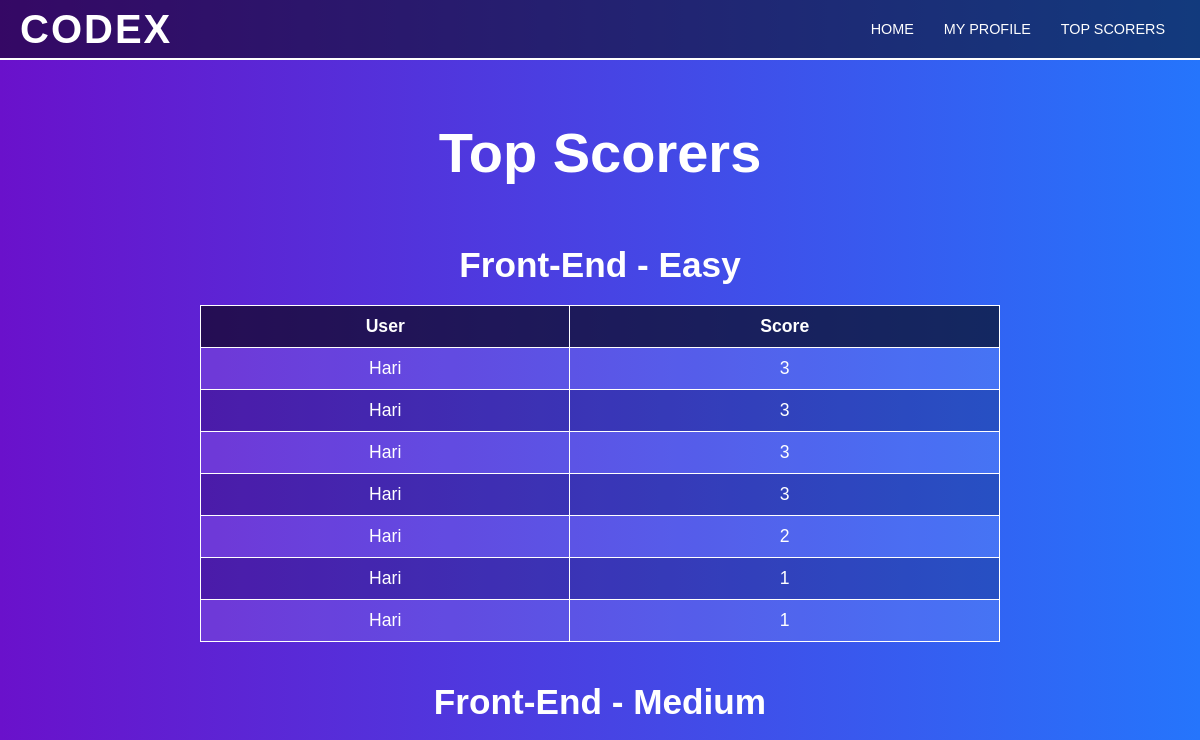
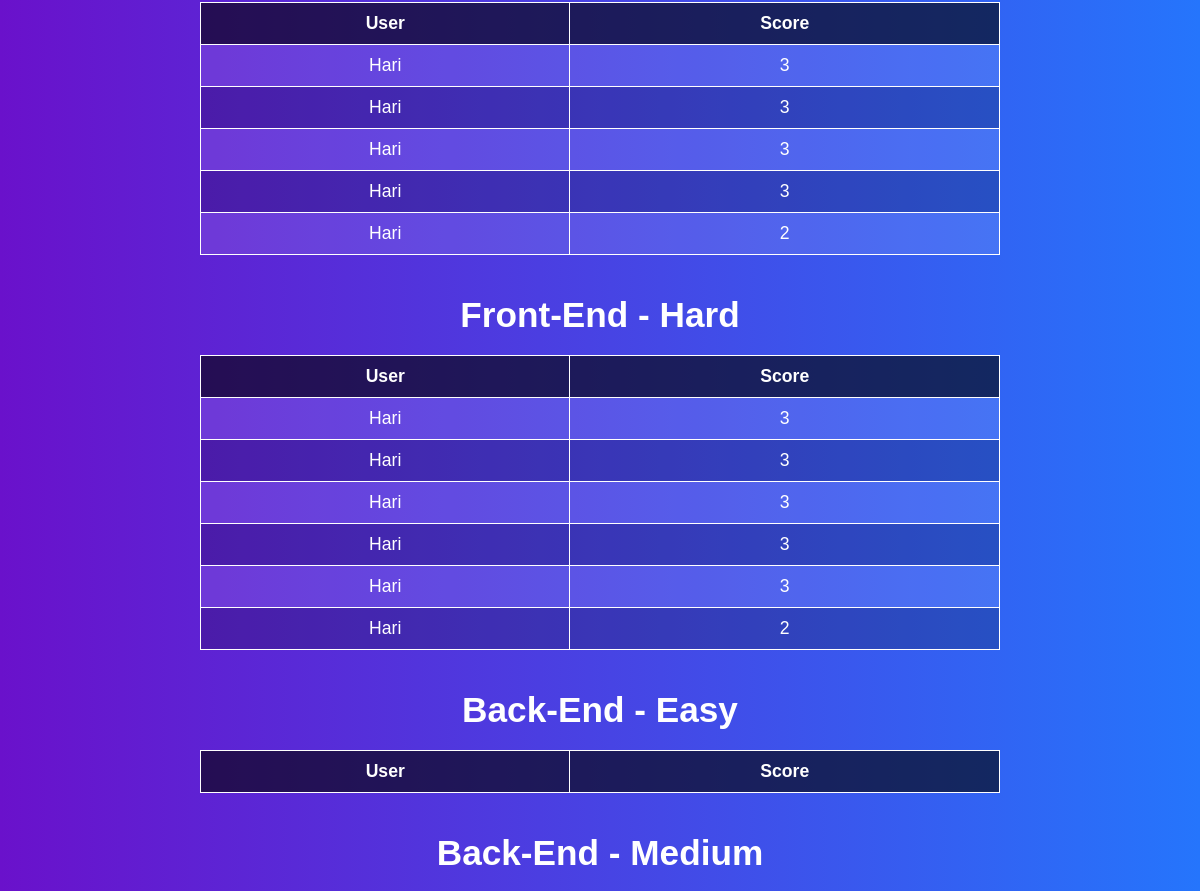
Before: /top-scorers/ (signed in, upper part) with the older database file (2 pictures, top to bottom).
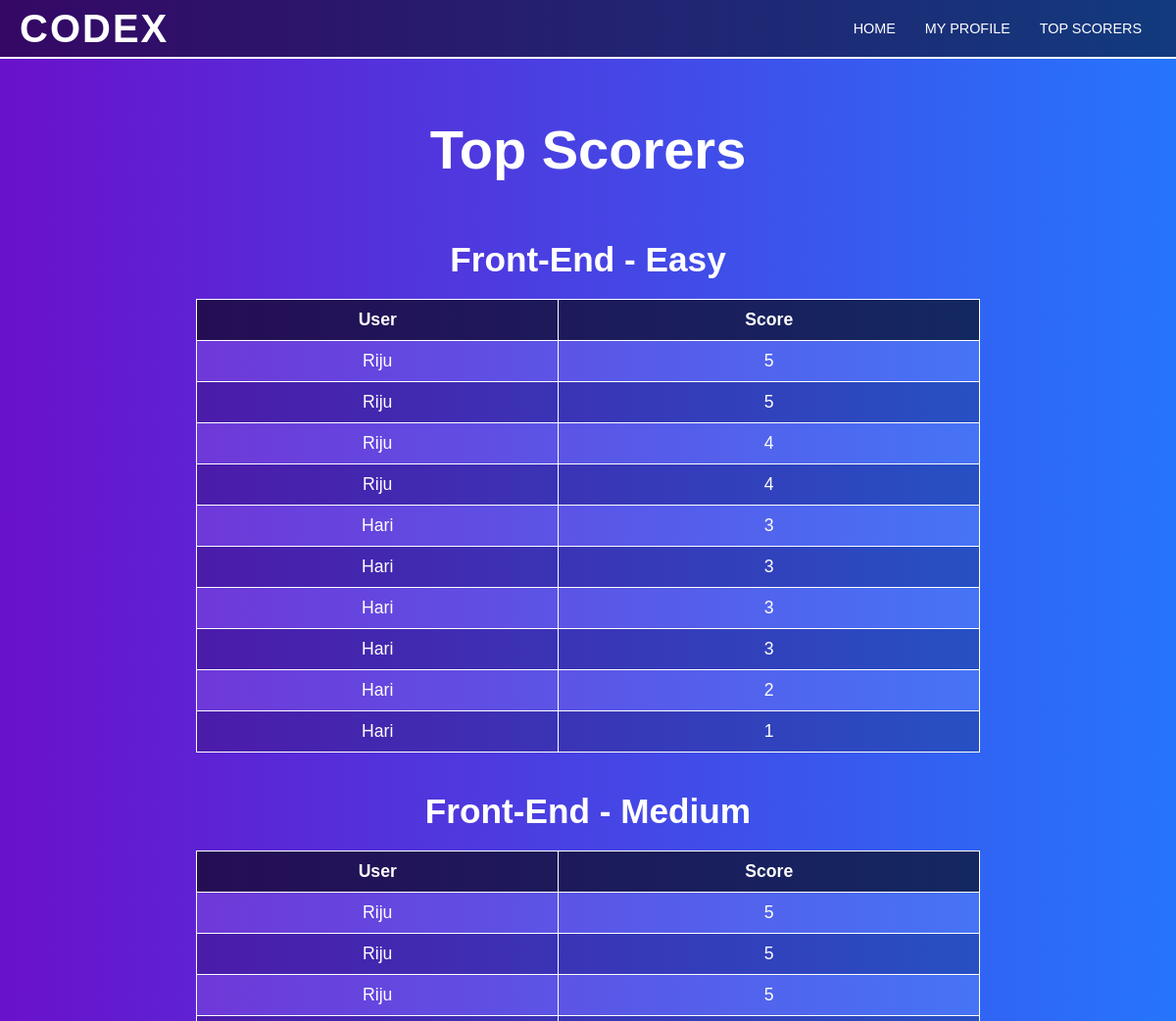
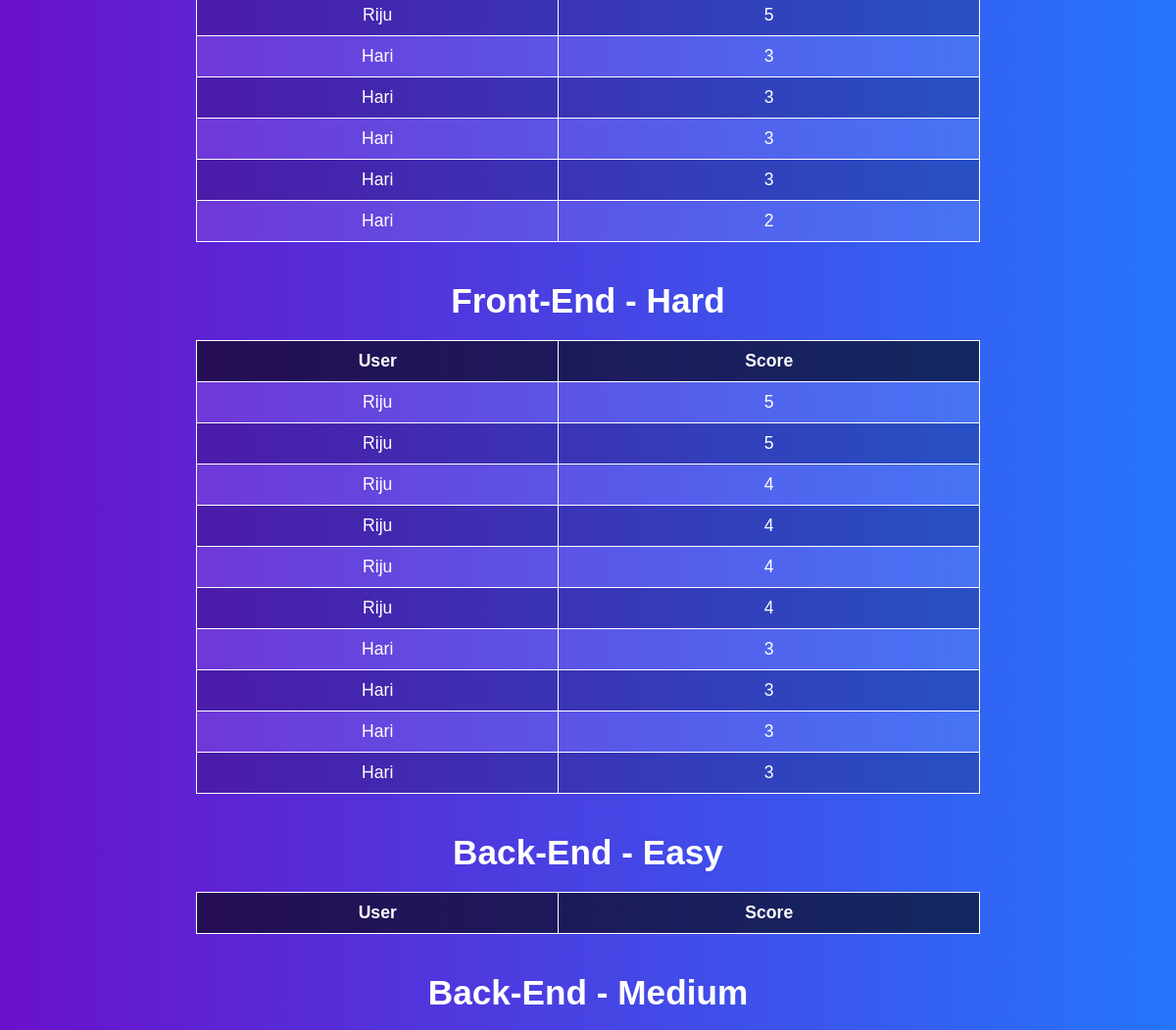
After: the same page with the newer database file (2 pictures, top to bottom).
### quiz/models.py (models this page shows, shortened)
class QuizCategory(models.Model):
    name = models.CharField(max_length=100)

class Score(models.Model):
    user = models.ForeignKey(User, on_delete=models.CASCADE)
    category = models.ForeignKey(QuizCategory, on_delete=models.CASCADE)
    difficulty = models.ForeignKey(DifficultyLevel, on_delete=models.CASCADE)
    score = models.IntegerField()

### quiz/views.py (the view)
# urls.py: path('top-scorers/', views.top_scorers, name='top_scorers'),
@login_required
def top_scorers(request):
    categories = QuizCategory.objects.all()
    top_scores = {}
    for category in categories:
        top_scores[category.name] = {
            'easy': Score.objects.filter(category=category, difficulty__id=1)
                                .exclude(user__is_superuser=True)
                                .order_by('-score')[:10],
            'medium': Score.objects.filter(category=category, difficulty__id=2)
                                  .exclude(user__is_superuser=True)
                                  .order_by('-score')[:10],
            'hard': Score.objects.filter(category=category, difficulty__id=3)
                                .exclude(user__is_superuser=True)
                                .order_by('-score')[:10],
        }
    return render(request, 'top_scorers.html', {'top_scores': top_scores})

### templates/top_scorers.html (shortened to what this page needs)
<!DOCTYPE html>
<html lang="en">
<head>
    {% load static %}
    <link rel="stylesheet" href="{% static 'css/top_scorers.css' %}">
</head>
<body>
    <header>
        <div class="logo">
            <h1>CODEX</h1>
        </div>
        <nav>
            <ul id="nav-links">
                <li><a href="{% url 'home' %}">Home</a></li>
                <li><a href="{% url 'profile' %}">My Profile</a></li>
                <li><a href="{% url 'top_scorers' %}">Top Scorers</a></li>
            </ul>
        </nav>
    </header>
    <h2>Top Scorers</h2>
    {% for category, scores in top_scores.items %}
        <h3>{{ category }} - Easy</h3>
        <table>
            <tr>
                <th>User</th>
                <th>Score</th>
            </tr>
            {% for score in scores.easy %}
            <tr>
                <td>{{ score.user.username }}</td>
                <td>{{ score.score }}</td>
            </tr>
            {% endfor %}
        </table>
        <h3>{{ category }} - Medium</h3>
        <table>
            <tr>
                <th>User</th>
                <th>Score</th>
            </tr>
            {% for score in scores.medium %}
            <tr>
                <td>{{ score.user.username }}</td>
                <td>{{ score.score }}</td>
            </tr>
            {% endfor %}
        </table>
        <h3>{{ category }} - Hard</h3>
        <table>
            <tr>
                <th>User</th>
                <th>Score</th>
            </tr>
            {% for score in scores.hard %}
            <tr>
                <td>{{ score.user.username }}</td>
                <td>{{ score.score }}</td>
            </tr>
            {% endfor %}
        </table>
    {% endfor %}
</body>
</html>

Changed rows visible on the page:
no longer on this page (row unchanged): Score: user.username "Hari", score "1", shown under "Front-End"
no longer on this page (row unchanged): Score: user.username "Hari", score "3", shown under "Front-End"
no longer on this page (row unchanged): Score: user.username "Hari", score "2", shown under "Front-End"
added Score: user.username "Riju", score "5", shown under "Front-End"
added Score: user.username "Riju", score "5", shown under "Front-End"
added Score: user.username "Riju", score "4", shown under "Front-End"
added Score: user.username "Riju", score "4", shown under "Front-End"
added Score: user.username "Riju", score "5", shown under "Front-End"
added Score: user.username "Riju", score "5", shown under "Front-End"
added Score: user.username "Riju", score "5", shown under "Front-End"
added Score: user.username "Riju", score "5", shown under "Front-End"
added Score: user.username "Riju", score "5", shown under "Front-End"
added Score: user.username "Riju", score "5", shown under "Front-End"
added Score: user.username "Riju", score "4", shown under "Front-End"
added Score: user.username "Riju", score "4", shown under "Front-End"
added Score: user.username "Riju", score "4", shown under "Front-End"
added Score: user.username "Riju", score "4", shown under "Front-End"
